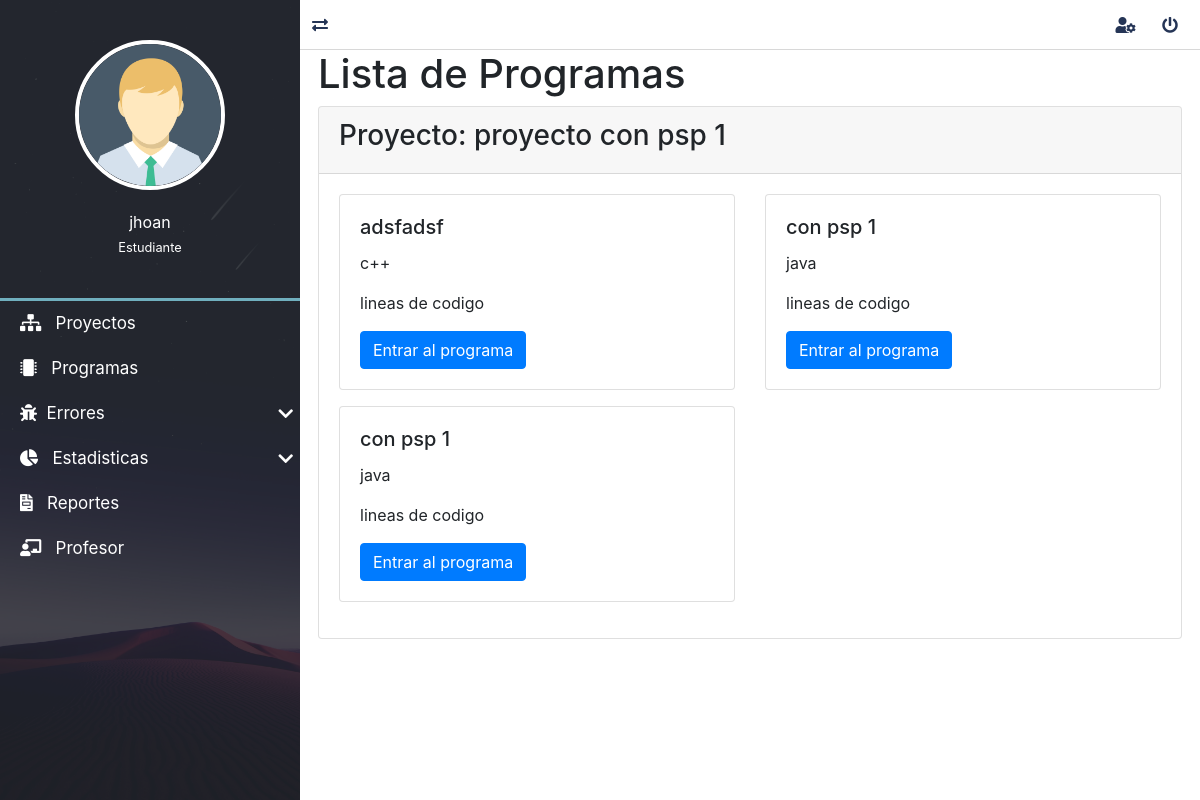
The app's page /programas/lista/1/2/ (signed in) with its own data.
### proyectos/models.py (models this page shows)
class Proyecto(models.Model):
    nombre=models.CharField(max_length=50, verbose_name="Nombre")
    id_proceso = models.ForeignKey("mainApp.Proceso", verbose_name="Proceso", on_delete=models.CASCADE)
    descripcion=models.TextField(verbose_name="Descripcion")
    fechaInicio=models.DateTimeField(auto_now_add=True, verbose_name="fechaCreacion")
    ultimaActualizacion=models.DateTimeField(auto_now=True, verbose_name="Actualizado")
    class Meta:
        verbose_name ="Proyecto"
        verbose_name_plural ="Proyectos"
    def __str__(self):
        return self.nombre

### programas/models.py (models this page shows, shortened)
class Programa(models.Model):
    id_usuario = models.ForeignKey(settings.AUTH_USER_MODEL, verbose_name="usuario", on_delete=models.CASCADE)
    id_proyecto = models.ForeignKey("proyectos.Proyecto", verbose_name="proyecto", on_delete=models.CASCADE)
    nombre = models.CharField(verbose_name="Nombre", max_length=200)
    descripcion = models.TextField(verbose_name="Descripción")
    id_lenguaje = models.ForeignKey("mainApp.Lenguaje", verbose_name="lenguaje", on_delete=models.CASCADE)
    id_medida = models.ForeignKey("mainApp.Medida", verbose_name="medida", on_delete=models.CASCADE)
    fecha_creacion = models.DateTimeField(auto_now_add=True, verbose_name="Fecha de creación")
    fecha_actualizacion = models.DateTimeField(auto_now=True, verbose_name="Fecha de edición")
    fecha_finalizacion = models.DateTimeField(verbose_name="Fecha de finalización", null=True, blank=True)
    class Meta:
        verbose_name = "Programa"
        verbose_name_plural = "Programas"
        ordering = ['nombre', 'fecha_creacion']

### mainApp/models.py (models this page shows)
class Lenguaje(models.Model):
    nombre = models.CharField(verbose_name="Nombre", max_length=200)
    class Meta:
        verbose_name = "Lenguaje"
        verbose_name_plural = "Lenguajes"
        ordering = ['nombre']
    def __str__(self):
        return self.nombre

class Medida(models.Model):
    acronimo = models.CharField(verbose_name="Acronimo", max_length=20)
    nombre = models.CharField(verbose_name="Nombre", max_length=200)
    descripcion = models.TextField()
    class Meta:
        verbose_name = "Medida"
        verbose_name_plural = "Medidas"
        ordering = ['nombre']
    def __str__(self):
        return self.nombre

### programas/views.py (the view)
# urls.py: path('lista/<int:id_u>/<int:id_p>/', ProgramaListView.as_view(), name='lista_programas_usuario'),
@method_decorator(login_required, name='dispatch')
class ProgramaListView(ListView):
    model = Programa
    def get_context_data(self, **kwargs):
        context = super(ProgramaListView, self).get_context_data(**kwargs)
        context["programas"] = Programa.objects.filter(id_usuario=self.kwargs.get('id_u'), id_proyecto=self.kwargs.get('id_p'))
        context["id_p"] = Proyecto.objects.get(id=self.kwargs.get('id_p'))
        context["id_u"] = User.objects.get(id=self.kwargs.get('id_u'))
        return context

### mainApp/context_processors.py (called while the page is built)
def get_programasDeUsuario(request):
    programas= Programa.objects.all()
    return {'lista_programas':programas}

def get_lenguajes(request):
    lenguajes = Lenguaje.objects.all()
    return {'lista_lenguajes':lenguajes}

def get_medidas(request):
    medidas = Medida.objects.all()
    return {'lista_medidas':medidas}

def get_fases(request):
    fases = Fase.objects.all()
    return {'lista_fases':fases}

def get_tiposdefectos(request):
    tipos_defectos = TiposDefecto.objects.all()
    return {'lista_tipos_defectos':tipos_defectos}

### proyectos/context_processors.py (called while the page is built)
def get_proyecto(request):
    proyecto= Proyecto.objects.values_list('id','nombre','id_proceso' ,'descripcion', 'fechaInicio')
    return {
        'proyectos':proyecto
    }

### programas/templates/programas/programa_list.html (shortened to what this page needs)
{% extends 'layouts/layout.html' %}
{% block content %}
    <h1>Lista de Programas</h1>
    <div class="card mb-3">
        <div class="card-header">
            <h3>Proyecto: {{id_p}}</h3>
        </div>
        <div class="card-body">
            <div class="row">
                {% for programa in programas %}
                    {% if programa.id_usuario.id == request.user.id %}
                        <div class="col-sm-6 mb-3">
                            <div class="card">
                                <div class="card-body">
                                    <h5 class="card-title">{{programa.nombre}}</h5>
                                    <p class="card-text">{{programa.id_lenguaje}}</p>
                                    <p class="card-text">{{programa.id_medida}}</p>
                                    <a href="{% url 'detalles_programa' programa.id programa.nombre|slugify %}" class="btn btn-primary">Entrar al programa</a>
                                </div>
                            </div>
                        </div>
                    {% endif %}
                {% endfor %}
            </div>
        </div>
    </div>
{% endblock content %}

### mainApp/templates/layouts/layout.html (shortened to what this page needs)
{% load static %}
<!DOCTYPE html>
<html lang="es">
<head>
	<link rel="stylesheet" href="{% static 'dashboar/css/normalize.css' %}">
	<link rel="stylesheet" href="{% static 'dashboar/css/style.css' %}">
	<link rel="stylesheet" href="{% static 'dashboar/css/all.css' %}">
	<link rel="stylesheet" href="{% static 'dashboar/css/sweetalert2.min.css' %}">
	<link rel="stylesheet" href="{% static 'dashboar/css/jquery.mCustomScrollbar.css' %}">
	<link rel="stylesheet" href="https://stackpath.bootstrapcdn.com/bootstrap/4.5.0/css/bootstrap.min.css">
	<link rel="stylesheet" type="text/css" href="{% static 'css/style.css' %}">
</head>
<body>
	<main class="full-box main-container">
		<section class="full-box nav-lateral">
			<div class="full-box nav-lateral-content">
				<figure class="full-box nav-lateral-avatar">
					<img src=" {% static 'dashboar/assets/avatar/Avatar.png' %}" class="img-fluid" alt="Avatar">
					<figcaption class="roboto-medium text-center">
						{{request.user.first_name}} <br>
						{% if request.user.is_superuser %}
							<small class="roboto-condensed-light">Administrador</small>
						{% elif request.user.is_staff %}
							<small class="roboto-condensed-light">Profesor</small>
						{% else %}
							<small class="roboto-condensed-light">Estudiante</small>
						{% endif %}
					</figcaption>
				</figure>
				<div class="full-box nav-lateral-bar"></div>
				<nav class="full-box nav-lateral-menu">
					<ul>
						<li>
							<a href=" {% url 'proyectos' %}"><i class="fas fa-sitemap"></i> &nbsp; Proyectos</a>
						</li>
						{% if request.user.profesor %}
						<li>
							<a href="#" class="nav-btn-submenu"><i class="fas fa-users"></i> &nbsp; Estudiantes <i class="fas fa-chevron-down"></i></a>
							<ul>
								<li>
									<a href="{% url 'lista_no_certificados' %}"><i class="fas fa-user"></i> &nbsp; No certificados</a>
								</li>
								<li>
									<a href="{% url 'lista_certificar' %}"><i class="fas fa-user-check"></i> &nbsp; Certificar</a>
								</li>
								<li>
									<a href="{% url 'lista_certificados' %}"><i class="fas fa-user-graduate"></i> &nbsp; Certificados</a>
								</li>
							</ul>
						</li>
						{% else %}
						<li>
							<a href=" {% url 'programas' %}"><i class="fas fa-microchip"></i> &nbsp; Programas</a>
						</li>
						<li>
							<a href="#" class="nav-btn-submenu"><i class="fas fa-bug"></i></i> &nbsp;Errores<i class="fas fa-chevron-down"></i></a>
						</li>
						<li>
							<a href="#" class="nav-btn-submenu"><i class="fas fa-chart-pie"></i> &nbsp; Estadisticas <i class="fas fa-chevron-down"></i></a>
						</li>
						<li>
							<a href="{% url 'lista_reportes' %}"><i class="fas fa-file-invoice"></i> &nbsp; Reportes</a>
						</li>
						<li>
							<a href="{% url 'profesor_detaller' %}"><i class="fas fa-chalkboard-teacher"></i> &nbsp; Profesor</a>
						</li>
						{% endif %}
					</ul>
				</nav>
			</div>
		</section>
		<section class="full-box page-content">
			<nav class="full-box navbar-info">
				<a href="#" class="float-left show-nav-lateral">
					<i class="fas fa-exchange-alt"></i>
				</a>
				{% if user.email %}
					{% if title != 'Perfil de usuario' %}
						<a href="{% url 'editPerfilUs' %}">
							<i class="fas fa-user-cog"></i>
						</a>
					{% endif %}
					<a href="#" class="btn-exit-system">
						<i class="fas fa-power-off"></i>
					</a>
				{% else %}
					<a href="{% url 'login' %}">
						<i class="fas fa-sign-in-alt"></i>
					</a>
				{% endif %}
			</nav>
			 <div class="content-box">
				{% block content %}
				{% endblock content %}
			</div>
		</section>
	</main>
</body>
</html>

### mainApp/static/dashboar/css/style.css (style rules this page uses)
:root { --color-one: #F5F5F5; --color-two: #24292E; --color-three: #70afbe; --form-color: #14111A; --accent-color: #253556; --border-color: #D8D8D8; }
body,html { width: 100vw; height: 100vh; background-color: var(--color-one); color: #333; font-size: 16px; }
.full-box { margin: 0; padding: 0; box-sizing: border-box; width: 100%; }
.main-container { height: 100%; position: absolute; top: 0; left: 0; overflow: hidden; }
.page-content, .nav-lateral { height: 100%; overflow: hidden; }
.page-content { position: relative; padding-left: 300px; transition: all .2s ease-in-out; padding-bottom: 20px; }
.nav-lateral { width: 300px; position: absolute; top: 0; left: 0; z-index: 1; transition: all .2s ease-in-out; background-image: url('../assets/img/nav-font.jpg'); background-position: center center; background-size: cover; }
.nav-lateral-content { max-width: 300px; height: 100%; background-color: rgba(36, 41, 46, .8); }
.nav-lateral-bar { height: 3px; background-color: var(--color-three); }
.nav-lateral-avatar { padding: 40px 0; }
.nav-lateral-avatar img { width: 50%; margin: 0 auto; display: block; border: 4px solid #FFF; border-radius: 100%; }
.nav-lateral-avatar figcaption { margin-top: 20px; color: #FFF; }
.nav-lateral-menu { height: auto; }
.nav-lateral-menu ul { margin: 0; padding: 0; list-style: none; }
.nav-lateral-menu ul li { width: 100%; height: auto; }
.nav-lateral-menu ul li a { display: block; width: 100%; height: 45px; line-height: 45px; text-decoration: none; color: #FFF; font-size: 17px; box-sizing: border-box; padding-left: 20px; transition: all .2s ease-in-out; }
.nav-lateral-menu .fa-chevron-down, .nav-lateral-menu .fa-chevron-up { float: right; height: 45px; line-height: 45px; margin-right: 7px; transition: all .2s ease-in-out; }
.navbar-info { height: 50px; border-bottom: 1px solid var(--border-color); text-align: right; padding-right: 10px; }
.navbar-info a { color: var(--accent-color); height: 50px; min-width: 40px; text-align: center; line-height: 50px; display: inline-block; transition: all .2s ease-out; user-select: none; }
.content-box { margin-left: 2%; margin-right: 2%; }

### mainApp/static/dashboar/css/all.css (style rules this page uses)
.fa, .fas, .far, .fal, .fab { -moz-osx-font-smoothing: grayscale; -webkit-font-smoothing: antialiased; display: inline-block; font-style: normal; font-variant: normal; text-rendering: auto; line-height: 1; }
.fa-bug:before { content: "\f188"; }
.fa-chalkboard-teacher:before { content: "\f51c"; }
.fa-chart-pie:before { content: "\f200"; }
.fa-chevron-down:before { content: "\f078"; }
.fa-exchange-alt:before { content: "\f362"; }
.fa-file-invoice:before { content: "\f570"; }
.fa-microchip:before { content: "\f2db"; }
.fa-power-off:before { content: "\f011"; }
.fa-sitemap:before { content: "\f0e8"; }
.fa-user-cog:before { content: "\f4fe"; }
.fa, .fas { font-family: 'Font Awesome 5 Free'; font-weight: 900; }

### mainApp/static/css/style.css (style rules this page uses)
:root { --fondo: url("../img/fondoLogin.png"); --porsentaje-borde-radius: 5%; --px-borde-radius: 4px; --bac-color: #70afbe; --shadow-box: 0px 4px 18px 3px rgba(0,0,0,0.75);; }
.card { transition: box-shadow 0.5s; }

### records on screen
Proyecto: nombre "proyecto con psp 1"
Programa: nombre "adsfadsf", id_lenguaje "c++", id_medida "lineas de codigo"
Programa: nombre "con psp 1", id_lenguaje "java", id_medida "lineas de codigo"
Programa: nombre "con psp 1", id_lenguaje "java", id_medida "lineas de codigo"

### other values on screen
{{ request.user.first_name }} "jhoan"
